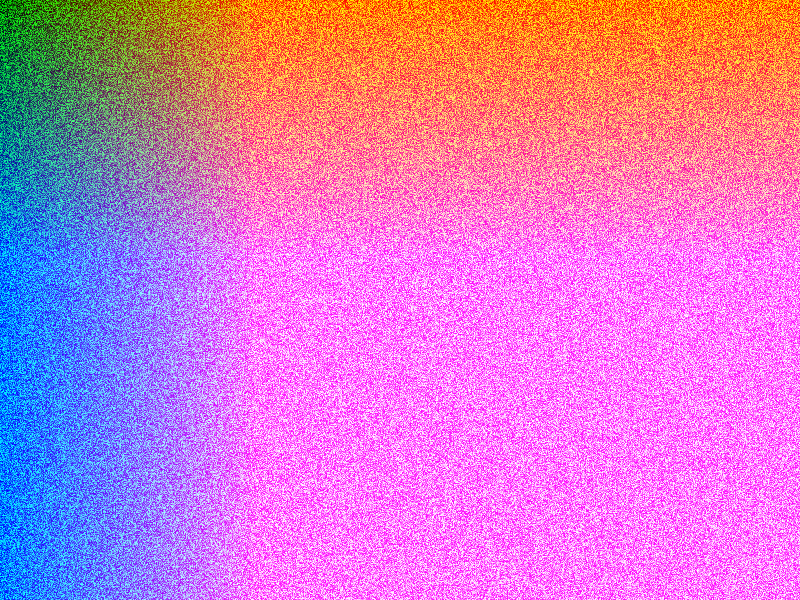
Frame 1 (no input)
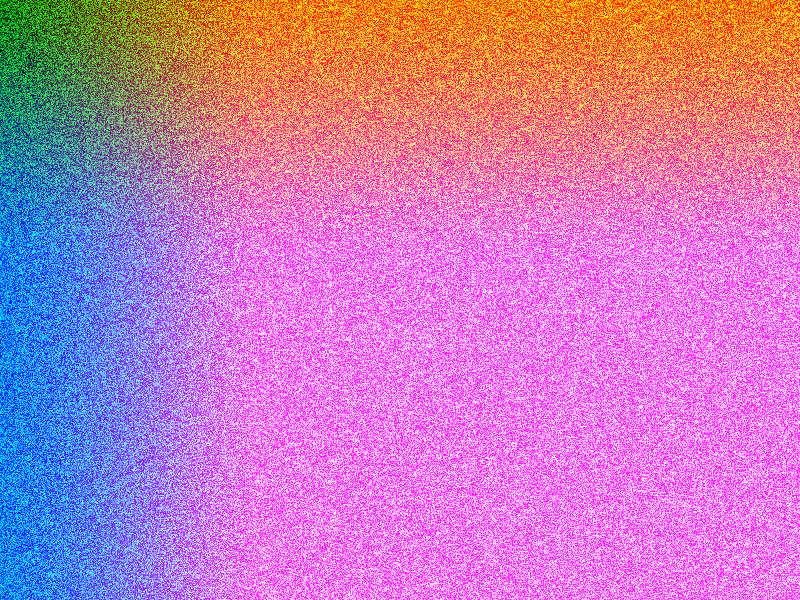
Frame 60 (no input)
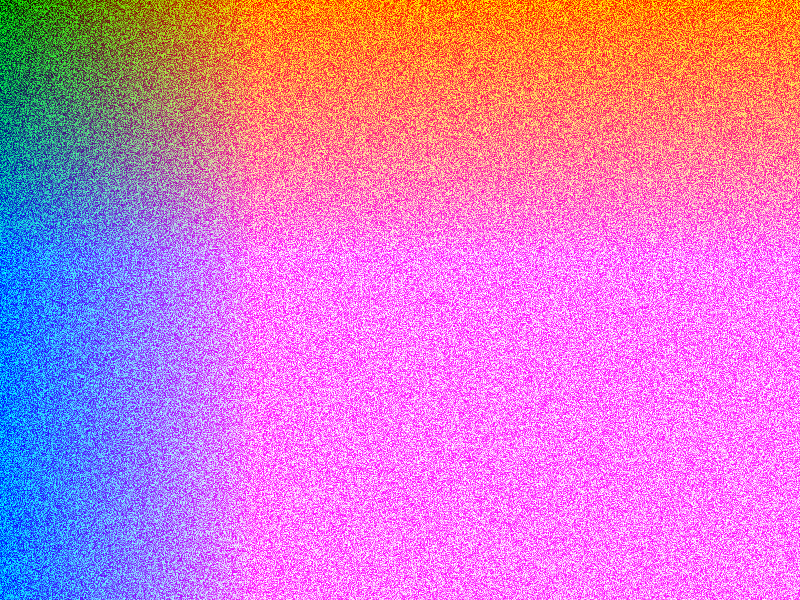
Frame 120 (the mouse pressed at the canvas centre since frame 60)

The p5.js sketch that drew these frames (run headless with seeded random() and noise() and a simulated clock; from frame 60 on, the mouse is pressed at the canvas centre):

// p5.js sketch
// ── sketch.js
function setup(){
	createCanvas(800, 600)
	pixelDensity(1);
}

function draw(){
	background(51);

	loadPixels();

	for(var y = 0; y < height; y++){
		for (var x = 0; x < width; x++) {
			var index = (x + y * width)*4;
			pixels[index+0] = x;
			pixels[index+1] = random(255);
			pixels[index+2] = y;
			pixels[index+3] = 255;
		}
	}

	updatePixels();
}
